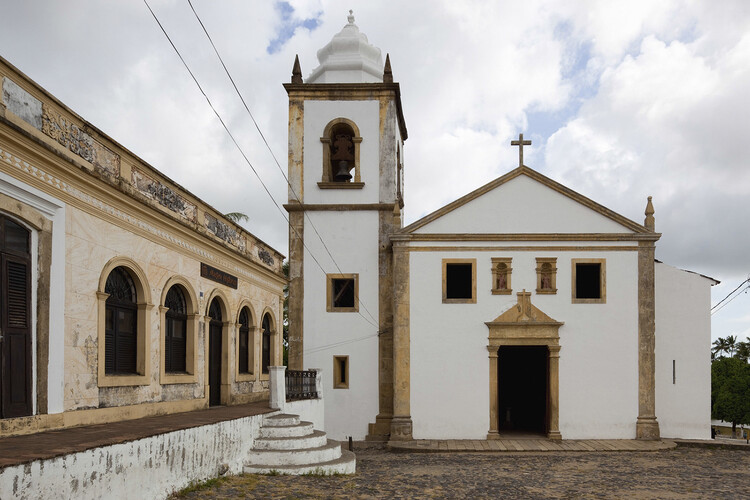
#> input picture data/igreja.jpg, 750 x 500 px, found by its file name
$ python canny.py
#> lines starting #> are read from the running program, lines starting #| are printed output that depends on the picture
import cv2

img = cv2.imread('C:/Users/claud/PycharmProjects/CursoOpenCV/data/igreja.jpg',cv2.IMREAD_GRAYSCALE)
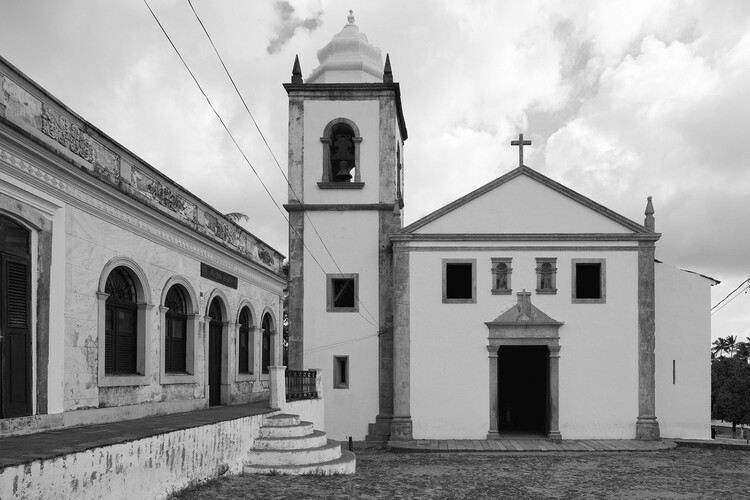
#> img: shape (500, 750); min 0, max 255, mean 157.3


tresholdMin = 100
tresholdMax = 200


kernelSize = (5,5)

filtro = cv2.GaussianBlur(img,kernelSize,0)

edges = cv2.Canny(filtro,tresholdMin,tresholdMax)
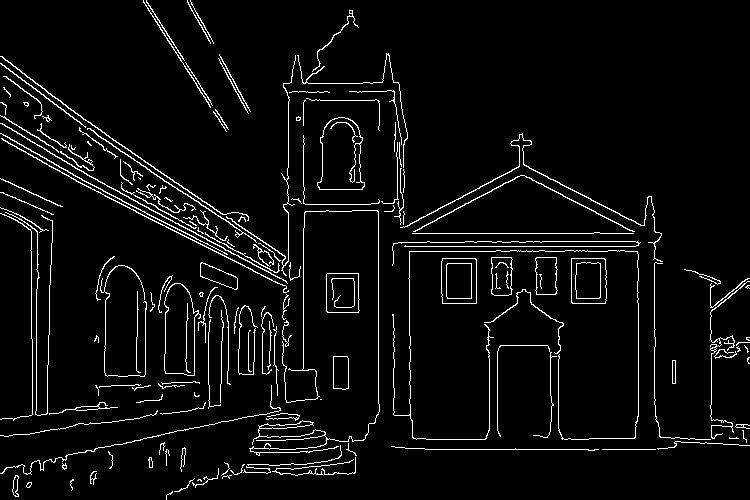
#> edges: shape (500, 750); 4.7% white in thin lines or dots

cv2.imshow('Original', img)
cv2.imshow('Canny',edges)

cv2.waitKey()

cv2.destroyAllWindows()

$ run again, with data/CinqueTerre.jpg copied over data/igreja.jpg
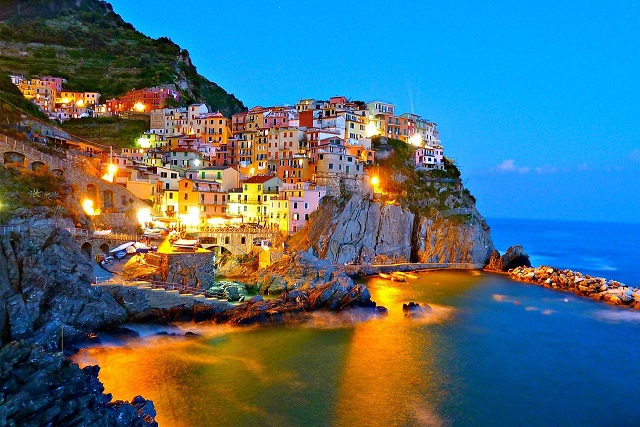
#> input picture data/CinqueTerre.jpg, 640 x 427 px, found by its file name
#> `filtro = cv2.GaussianBlur(img,kernelSize,0)`:
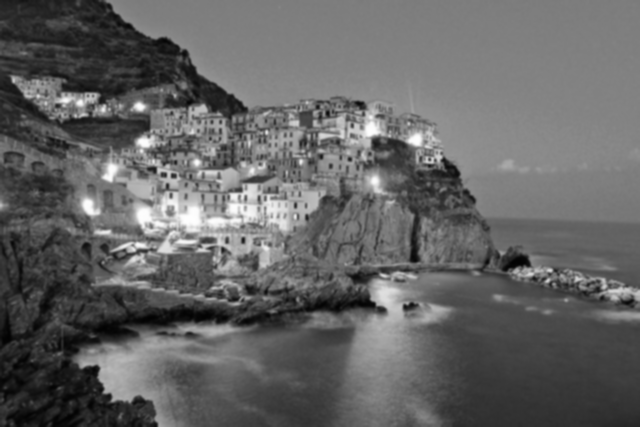
#> filtro: shape (427, 640); min 2, max 254, mean 100.2
#> `edges = cv2.Canny(filtro,tresholdMin,tresholdMax)`:
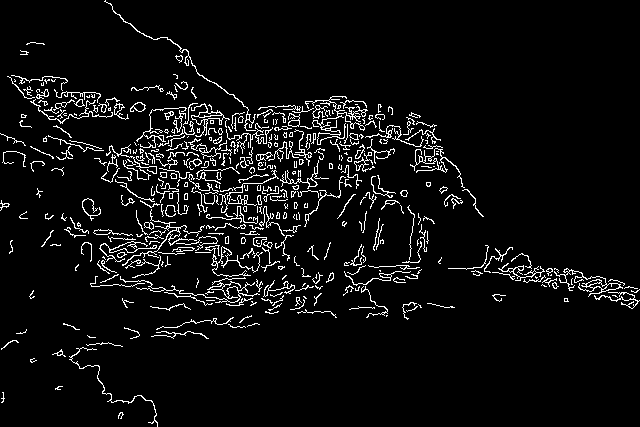
#> edges: shape (427, 640); 5.7% white in thin lines or dots
